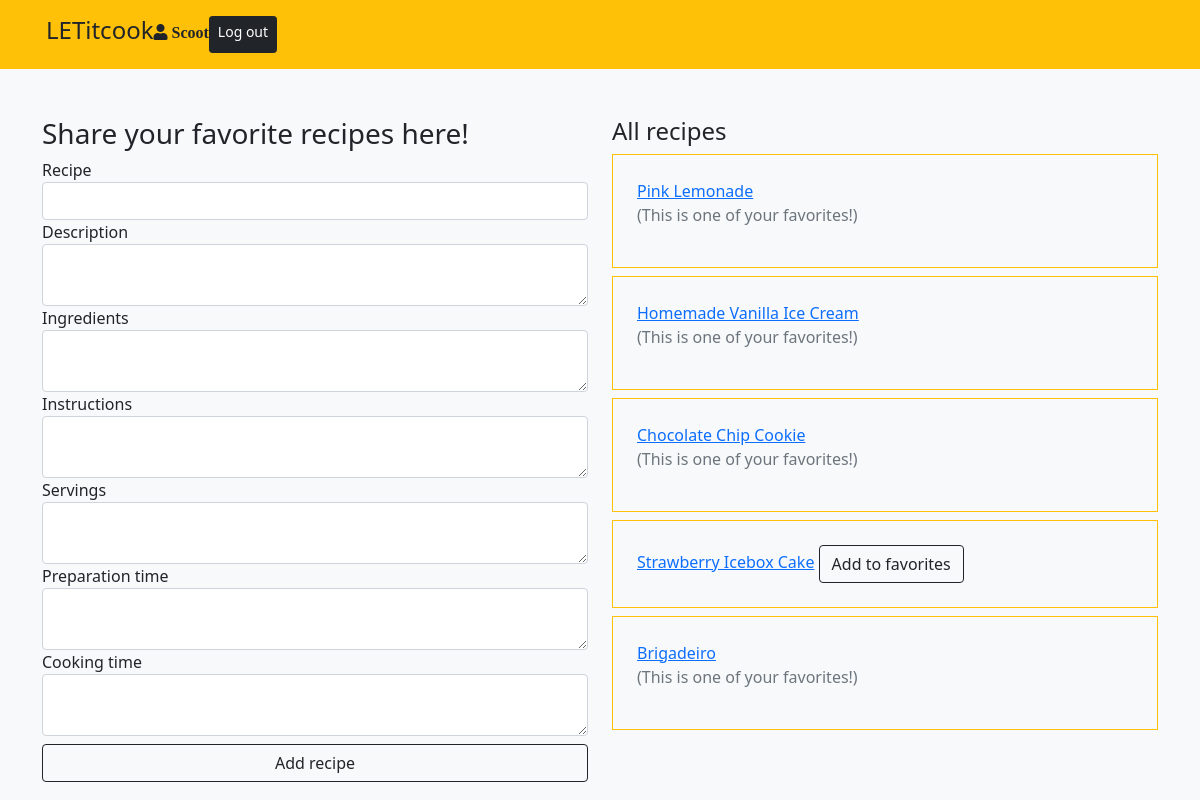
The page /recipes/ (signed in) on the database its author committed.
### login/models.py (models this page shows)
class User(models.Model):
  first_name = models.CharField(max_length=255)
  last_name = models.CharField(max_length=255)
  email = models.CharField(max_length=255)
  password = models.CharField(max_length=255)
  created_at = models.DateTimeField(auto_now_add=True)
  updated_at = models.DateTimeField(auto_now=True)
  objects = UserManager()

### recipes/models.py (models this page shows)
class Recipe(models.Model):
  title = models.CharField(max_length=255)
  description = models.TextField()
  ingredients = models.TextField(default=None)
  instructions = models.CharField(max_length=255, default=None)
  servings = models.CharField(max_length=255, default=None)
  prep_time = models.CharField(max_length=255, default=None)
  cook_time = models.CharField(max_length=255, default=None)
  uploader = models.ForeignKey(User, related_name="upload_recipes",on_delete=models.CASCADE)
  users_who_like = models.ManyToManyField(User, related_name='liked_recipes')
  created_at = models.DateTimeField(auto_now_add=True)
  updated_at = models.DateTimeField(auto_now=True)

### recipes/views.py (the view)
# urls.py: path('', views.index),
def index(request):
  context = {
    'users': User.objects.all(),
    'recipes': Recipe.objects.all(),
    'current_user': User.objects.get(id=request.session['user_id'])
  }
  if 'user_id' not in request.session:
    return redirect('/')
  else:
    return render(request, 'recipes/index.html', context)

### recipes/templates/recipes/index.html (shortened to what this page needs)
<!DOCTYPE html>
<html lang="en">
<head>
 <link rel="stylesheet" href="https://stackpath.bootstrapcdn.com/bootstrap/5.0.0-alpha1/css/bootstrap.min.css">
  <link rel="stylesheet" href="https://use.fontawesome.com/releases/v5.8.2/css/all.css"
>
</head>
<body class="bg-light">
  <nav class="bg-warning">
  <div class="d-flex container text-black p-3">
    <h4 class="mr-auto">LETitcook</h4>
    <i class="fas fa-user fa-1.5x mr-4 mt-2"> {{request.session.name}}</i>
    <a href="/logout" class="btn btn-sm btn-dark text-white">Log out</a>
  </div>
  </nav>
  <div class="container mt-5">
    <div class="row">
      <div class="col-sm-6">
        <h3>Share your favorite recipes here!</h3>
        <form action="/recipes/add_recipes" method="POST" class="form-group">
          <label for="tl">Recipe</label>
          <input type="text" name="title" id="tl" class="form-control title">
          <label for="ds">Description</label>
          <textarea name="des" id="ds" class="form-control"></textarea>
          <label for="In">Ingredients</label>
          <textarea name="In" id="In" class="form-control"></textarea>
          <label for="instruc">Instructions</label>
          <textarea name="instruc" id="instruc" class="form-control"></textarea>
          <label for="ser">Servings</label>
          <textarea name="ser" id="ser" class="form-control"></textarea>
          <label for="prep">Preparation time</label>
          <textarea name="prep" id="prep" class="form-control"></textarea>
          <label for="cook">Cooking time</label>
          <textarea name="cook" id="cook" class="form-control"></textarea>
          <input type="submit" value="Add recipe" class="btn btn-outline-dark mt-2 w-100 submit">
        </form>
      </div>
      <div class="col-sm-6">
        <h4>All recipes</h4>
        {% for recipe in recipes %}
        <div class="border border-warning p-4 mt-2">
          <a href="/recipes/{{recipe.id}}">{{recipe.title}}</a>
          {% if current_user in recipe.users_who_like.all %}
          <p class="font-italic text-secondary">(This is one of your favorites!)</p>
          {% else %}
          <a href="/recipes/fav/{{recipe.id}}" class="btn btn-outline-dark">Add to favorites</a>
          {% endif %}
        </div>
        {% endfor %}
      </div>
  </div>
  </div>
</body>
</html>

### rows shown on the page
User: session.name "Scoot"
Recipe: title "Pink Lemonade", shows "(This is one of your favorites!)"
Recipe: title "Homemade Vanilla Ice Cream", shows "(This is one of your favorites!)"
Recipe: title "Chocolate Chip Cookie", shows "(This is one of your favorites!)"
Recipe: title "Strawberry Icebox Cake"
Recipe: title "Brigadeiro", shows "(This is one of your favorites!)"
